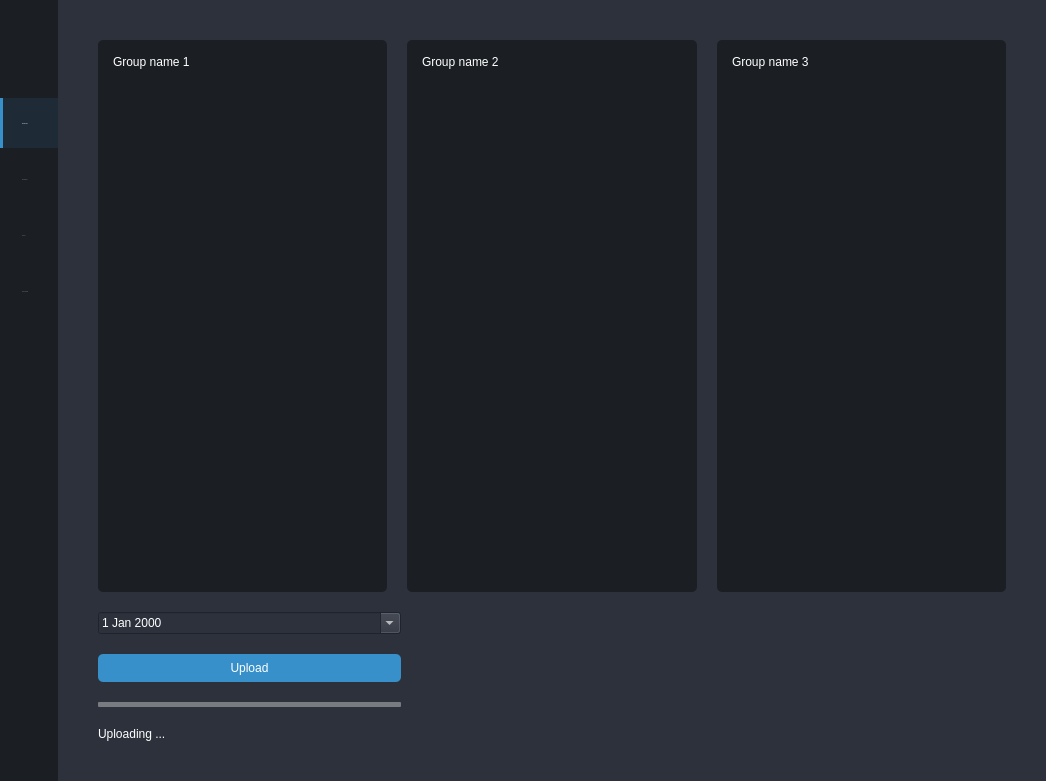
<?xml version="1.0" encoding="UTF-8"?>
<ui version="4.0">
 <class>MainWindow</class>
 <widget class="QMainWindow" name="MainWindow">
  <property name="geometry">
   <rect>
    <x>0</x>
    <y>0</y>
    <width>1046</width>
    <height>781</height>
   </rect>
  </property>
  <property name="windowTitle">
   <string>app</string>
  </property>
  <property name="windowIcon">
   <iconset>
    <normaloff>:/images/icon.png</normaloff>:/images/icon.png</iconset>
  </property>
  <widget class="QWidget" name="centralwidget">
   <layout class="QVBoxLayout" name="verticalLayout_2">
    <property name="spacing">
     <number>0</number>
    </property>
    <property name="leftMargin">
     <number>0</number>
    </property>
    <property name="topMargin">
     <number>0</number>
    </property>
    <property name="rightMargin">
     <number>0</number>
    </property>
    <property name="bottomMargin">
     <number>0</number>
    </property>
    <item>
     <widget class="QWidget" name="widget_main" native="true">
      <layout class="QHBoxLayout" name="horizontalLayout_2">
       <property name="spacing">
        <number>0</number>
       </property>
       <property name="leftMargin">
        <number>0</number>
       </property>
       <property name="topMargin">
        <number>0</number>
       </property>
       <property name="rightMargin">
        <number>0</number>
       </property>
       <property name="bottomMargin">
        <number>0</number>
       </property>
       <item>
        <widget class="QFrame" name="vertical_frame_panel">
         <property name="minimumSize">
          <size>
           <width>58</width>
           <height>0</height>
          </size>
         </property>
         <property name="maximumSize">
          <size>
           <width>50</width>
           <height>16777215</height>
          </size>
         </property>
         <property name="styleSheet">
          <string notr="true">QWidget{
background-color : #1b1e23 ;
}



QRadioButton{ 
background-color :  transparent;
border : none ;
Text-align:left;
padding-left : 15px;
color : #858585;
font: 14px &quot;Poppins&quot;;

 }

QRadioButton:hover{
 background-color: rgba(55,144,202 , 30);

}
QRadioButton:checked{
color : white ; 
 background-color: rgba(55,144,202 , 30);
border-bottom: 0px;
border-top: 0px;
border-right: 0px;
border-left: 3px  solid #3790ca; 
padding-left: 12px;
Text-align:left;

}

QRadioButton::indicator {
width:0px;
height : 0px;
border-radius:0px;
 }
</string>
         </property>
         <layout class="QVBoxLayout" name="verticalLayout_5">
          <property name="spacing">
           <number>6</number>
          </property>
          <property name="leftMargin">
           <number>0</number>
          </property>
          <property name="topMargin">
           <number>12</number>
          </property>
          <property name="rightMargin">
           <number>0</number>
          </property>
          <property name="bottomMargin">
           <number>17</number>
          </property>
          <item alignment="Qt::AlignHCenter">
           <widget class="QPushButton" name="logo_button">
            <property name="minimumSize">
             <size>
              <width>40</width>
              <height>40</height>
             </size>
            </property>
            <property name="maximumSize">
             <size>
              <width>40</width>
              <height>40</height>
             </size>
            </property>
            <property name="styleSheet">
             <string notr="true">QPushButton{ 
background-color : none;
border:none;
 }</string>
            </property>
            <property name="text">
             <string/>
            </property>
            <property name="icon">
             <iconset resource="icons/images.qrc">
              <normaloff>:/image/icons8-school-96 (1).png</normaloff>:/image/icons8-school-96 (1).png</iconset>
            </property>
            <property name="iconSize">
             <size>
              <width>40</width>
              <height>40</height>
             </size>
            </property>
           </widget>
          </item>
          <item>
           <spacer name="verticalSpacer_2">
            <property name="orientation">
             <enum>Qt::Vertical</enum>
            </property>
            <property name="sizeType">
             <enum>QSizePolicy::Fixed</enum>
            </property>
            <property name="sizeHint" stdset="0">
             <size>
              <width>20</width>
              <height>40</height>
             </size>
            </property>
           </spacer>
          </item>
          <item>
           <widget class="QRadioButton" name="upload_data_button">
            <property name="minimumSize">
             <size>
              <width>250</width>
              <height>50</height>
             </size>
            </property>
            <property name="maximumSize">
             <size>
              <width>250</width>
              <height>50</height>
             </size>
            </property>
            <property name="font">
             <font>
              <family>Poppins</family>
              <pointsize>-1</pointsize>
              <weight>50</weight>
              <italic>false</italic>
              <bold>false</bold>
             </font>
            </property>
            <property name="cursor">
             <cursorShape>PointingHandCursor</cursorShape>
            </property>
            <property name="layoutDirection">
             <enum>Qt::LeftToRight</enum>
            </property>
            <property name="styleSheet">
             <string notr="true"/>
            </property>
            <property name="text">
             <string>    Upload data</string>
            </property>
            <property name="icon">
             <iconset resource="icons/images.qrc">
              <normaloff>:/image/icons8-upload-to-the-cloud-24.png</normaloff>:/image/icons8-upload-to-the-cloud-24.png</iconset>
            </property>
            <property name="iconSize">
             <size>
              <width>20</width>
              <height>20</height>
             </size>
            </property>
            <property name="checked">
             <bool>true</bool>
            </property>
           </widget>
          </item>
          <item>
           <widget class="QRadioButton" name="run_reports_button">
            <property name="minimumSize">
             <size>
              <width>250</width>
              <height>50</height>
             </size>
            </property>
            <property name="maximumSize">
             <size>
              <width>250</width>
              <height>50</height>
             </size>
            </property>
            <property name="font">
             <font>
              <family>Poppins</family>
              <pointsize>-1</pointsize>
              <weight>50</weight>
              <italic>false</italic>
              <bold>false</bold>
             </font>
            </property>
            <property name="cursor">
             <cursorShape>PointingHandCursor</cursorShape>
            </property>
            <property name="layoutDirection">
             <enum>Qt::LeftToRight</enum>
            </property>
            <property name="styleSheet">
             <string notr="true"/>
            </property>
            <property name="text">
             <string>    Run reports</string>
            </property>
            <property name="icon">
             <iconset resource="icons/images.qrc">
              <normaloff>:/image/icons8-business-report-24 (1).png</normaloff>:/image/icons8-business-report-24 (1).png</iconset>
            </property>
            <property name="iconSize">
             <size>
              <width>20</width>
              <height>20</height>
             </size>
            </property>
            <property name="checked">
             <bool>false</bool>
            </property>
           </widget>
          </item>
          <item>
           <widget class="QRadioButton" name="api_use_button">
            <property name="minimumSize">
             <size>
              <width>250</width>
              <height>50</height>
             </size>
            </property>
            <property name="maximumSize">
             <size>
              <width>250</width>
              <height>50</height>
             </size>
            </property>
            <property name="font">
             <font>
              <family>Poppins</family>
              <pointsize>-1</pointsize>
              <weight>50</weight>
              <italic>false</italic>
              <bold>false</bold>
             </font>
            </property>
            <property name="cursor">
             <cursorShape>PointingHandCursor</cursorShape>
            </property>
            <property name="layoutDirection">
             <enum>Qt::LeftToRight</enum>
            </property>
            <property name="styleSheet">
             <string notr="true"/>
            </property>
            <property name="text">
             <string>    Api use</string>
            </property>
            <property name="icon">
             <iconset resource="icons/images.qrc">
              <normaloff>:/image/icons8-api-24 (1).png</normaloff>:/image/icons8-api-24 (1).png</iconset>
            </property>
            <property name="iconSize">
             <size>
              <width>20</width>
              <height>20</height>
             </size>
            </property>
            <property name="checked">
             <bool>false</bool>
            </property>
           </widget>
          </item>
          <item>
           <widget class="QRadioButton" name="user_settings_button">
            <property name="minimumSize">
             <size>
              <width>250</width>
              <height>50</height>
             </size>
            </property>
            <property name="maximumSize">
             <size>
              <width>250</width>
              <height>50</height>
             </size>
            </property>
            <property name="font">
             <font>
              <family>Poppins</family>
              <pointsize>-1</pointsize>
              <weight>50</weight>
              <italic>false</italic>
              <bold>false</bold>
             </font>
            </property>
            <property name="cursor">
             <cursorShape>PointingHandCursor</cursorShape>
            </property>
            <property name="layoutDirection">
             <enum>Qt::LeftToRight</enum>
            </property>
            <property name="styleSheet">
             <string notr="true"/>
            </property>
            <property name="text">
             <string>    User settings</string>
            </property>
            <property name="icon">
             <iconset resource="icons/images.qrc">
              <normaloff>:/image/icons8-settings-24.png</normaloff>:/image/icons8-settings-24.png</iconset>
            </property>
            <property name="iconSize">
             <size>
              <width>20</width>
              <height>20</height>
             </size>
            </property>
            <property name="checked">
             <bool>false</bool>
            </property>
           </widget>
          </item>
          <item>
           <spacer name="verticalSpacer_3">
            <property name="orientation">
             <enum>Qt::Vertical</enum>
            </property>
            <property name="sizeHint" stdset="0">
             <size>
              <width>20</width>
              <height>40</height>
             </size>
            </property>
           </spacer>
          </item>
         </layout>
        </widget>
       </item>
       <item>
        <widget class="QStackedWidget" name="stackedWidget">
         <property name="styleSheet">
          <string notr="true">


QWidget{

background-color : #2c313c;
font: 14px &quot;Poppins&quot;;
color : white ; 

}

QProgressBar {
    border: none;
    border-radius: 1px;
	background : rgba(120, 123, 128, 1)
}

QProgressBar::chunk {
    background-color: #3790ca;
}


QPushButton{ 
background-color: #3790ca ;
border-radius: 5px;
color : white ;
border: none;
font: 14px &quot;Poppins&quot;;
padding-top : 7px ;
padding-bottom : 7px ;
padding-right : 27px ;
padding-left : 27px ;
 }
QPushButton:hover{
border: 1px solid white;
padding : 4px ;
}</string>
         </property>
         <property name="currentIndex">
          <number>0</number>
         </property>
         <widget class="QWidget" name="upload_data_page">
          <layout class="QVBoxLayout" name="verticalLayout_3">
           <property name="leftMargin">
            <number>0</number>
           </property>
           <property name="topMargin">
            <number>0</number>
           </property>
           <property name="rightMargin">
            <number>0</number>
           </property>
           <property name="bottomMargin">
            <number>0</number>
           </property>
           <item>
            <layout class="QVBoxLayout" name="verticalLayout">
             <property name="spacing">
              <number>20</number>
             </property>
             <property name="leftMargin">
              <number>40</number>
             </property>
             <property name="topMargin">
              <number>40</number>
             </property>
             <property name="rightMargin">
              <number>40</number>
             </property>
             <property name="bottomMargin">
              <number>40</number>
             </property>
             <item>
              <layout class="QHBoxLayout" name="horizontalLayout" stretch="1,1,1">
               <item>
                <widget class="QWidget" name="verticalWidget" native="true">
                 <property name="styleSheet">
                  <string notr="true">QWidget{
background-color : #1b1e23 ;
border-radius: 5px;
}</string>
                 </property>
                 <layout class="QVBoxLayout" name="verticalLayout_4">
                  <property name="leftMargin">
                   <number>15</number>
                  </property>
                  <property name="topMargin">
                   <number>15</number>
                  </property>
                  <property name="rightMargin">
                   <number>15</number>
                  </property>
                  <property name="bottomMargin">
                   <number>15</number>
                  </property>
                  <item>
                   <widget class="QLabel" name="label_2">
                    <property name="styleSheet">
                     <string notr="true">color : white ;</string>
                    </property>
                    <property name="text">
                     <string>Group name 1</string>
                    </property>
                   </widget>
                  </item>
                  <item>
                   <spacer name="verticalSpacer_6">
                    <property name="orientation">
                     <enum>Qt::Vertical</enum>
                    </property>
                    <property name="sizeType">
                     <enum>QSizePolicy::Fixed</enum>
                    </property>
                    <property name="sizeHint" stdset="0">
                     <size>
                      <width>20</width>
                      <height>40</height>
                     </size>
                    </property>
                   </spacer>
                  </item>
                  <item>
                   <layout class="QVBoxLayout" name="verticalLayout_6">
                    <property name="spacing">
                     <number>15</number>
                    </property>
                   </layout>
                  </item>
                  <item>
                   <spacer name="verticalSpacer">
                    <property name="orientation">
                     <enum>Qt::Vertical</enum>
                    </property>
                    <property name="sizeHint" stdset="0">
                     <size>
                      <width>20</width>
                      <height>40</height>
                     </size>
                    </property>
                   </spacer>
                  </item>
                 </layout>
                </widget>
               </item>
               <item>
                <widget class="QWidget" name="verticalWidget_3" native="true">
                 <property name="styleSheet">
                  <string notr="true">QWidget{
background-color : #1b1e23 ;
border-radius: 5px;
}</string>
                 </property>
                 <layout class="QVBoxLayout" name="verticalLayout_9">
                  <property name="leftMargin">
                   <number>15</number>
                  </property>
                  <property name="topMargin">
                   <number>15</number>
                  </property>
                  <property name="rightMargin">
                   <number>15</number>
                  </property>
                  <property name="bottomMargin">
                   <number>15</number>
                  </property>
                  <item>
                   <widget class="QLabel" name="label_4">
                    <property name="styleSheet">
                     <string notr="true">color : white ;</string>
                    </property>
                    <property name="text">
                     <string>Group name 2</string>
                    </property>
                   </widget>
                  </item>
                  <item>
                   <spacer name="verticalSpacer_7">
                    <property name="orientation">
                     <enum>Qt::Vertical</enum>
                    </property>
                    <property name="sizeType">
                     <enum>QSizePolicy::Fixed</enum>
                    </property>
                    <property name="sizeHint" stdset="0">
                     <size>
                      <width>20</width>
                      <height>40</height>
                     </size>
                    </property>
                   </spacer>
                  </item>
                  <item>
                   <layout class="QVBoxLayout" name="verticalLayout_10">
                    <property name="spacing">
                     <number>15</number>
                    </property>
                   </layout>
                  </item>
                  <item>
                   <spacer name="verticalSpacer_4">
                    <property name="orientation">
                     <enum>Qt::Vertical</enum>
                    </property>
                    <property name="sizeHint" stdset="0">
                     <size>
                      <width>20</width>
                      <height>40</height>
                     </size>
                    </property>
                   </spacer>
                  </item>
                 </layout>
                </widget>
               </item>
               <item>
                <widget class="QWidget" name="verticalWidget_2" native="true">
                 <property name="styleSheet">
                  <string notr="true">QWidget{
background-color : #1b1e23 ;
border-radius: 5px;
}</string>
                 </property>
                 <layout class="QVBoxLayout" name="verticalLayout_7">
                  <property name="leftMargin">
                   <number>15</number>
                  </property>
                  <property name="topMargin">
                   <number>15</number>
                  </property>
                  <property name="rightMargin">
                   <number>15</number>
                  </property>
                  <property name="bottomMargin">
                   <number>15</number>
                  </property>
                  <item>
                   <widget class="QLabel" name="label_3">
                    <property name="styleSheet">
                     <string notr="true">color : white ;</string>
                    </property>
                    <property name="text">
                     <string>Group name 3</string>
                    </property>
                   </widget>
                  </item>
                  <item>
                   <spacer name="verticalSpacer_8">
                    <property name="orientation">
                     <enum>Qt::Vertical</enum>
                    </property>
                    <property name="sizeType">
                     <enum>QSizePolicy::Fixed</enum>
                    </property>
                    <property name="sizeHint" stdset="0">
                     <size>
                      <width>20</width>
                      <height>40</height>
                     </size>
                    </property>
                   </spacer>
                  </item>
                  <item>
                   <layout class="QVBoxLayout" name="verticalLayout_8">
                    <property name="spacing">
                     <number>15</number>
                    </property>
                   </layout>
                  </item>
                  <item>
                   <spacer name="verticalSpacer_5">
                    <property name="orientation">
                     <enum>Qt::Vertical</enum>
                    </property>
                    <property name="sizeHint" stdset="0">
                     <size>
                      <width>20</width>
                      <height>40</height>
                     </size>
                    </property>
                   </spacer>
                  </item>
                 </layout>
                </widget>
               </item>
              </layout>
             </item>
             <item>
              <layout class="QHBoxLayout" name="horizontalLayout_3" stretch="1,1,1">
               <item>
                <widget class="QDateEdit" name="dateEdit">
                 <property name="calendarPopup">
                  <bool>true</bool>
                 </property>
                </widget>
               </item>
               <item>
                <layout class="QVBoxLayout" name="verticalLayout_13"/>
               </item>
               <item>
                <layout class="QVBoxLayout" name="verticalLayout_12"/>
               </item>
              </layout>
             </item>
             <item>
              <layout class="QHBoxLayout" name="horizontalLayout_4" stretch="1,1,1">
               <item>
                <layout class="QVBoxLayout" name="verticalLayout_11">
                 <item>
                  <widget class="QPushButton" name="upload_pushButton">
                   <property name="text">
                    <string>Upload</string>
                   </property>
                  </widget>
                 </item>
                 <item>
                  <widget class="QProgressBar" name="progressBar_2">
                   <property name="minimumSize">
                    <size>
                     <width>0</width>
                     <height>5</height>
                    </size>
                   </property>
                   <property name="maximumSize">
                    <size>
                     <width>16777215</width>
                     <height>5</height>
                    </size>
                   </property>
                   <property name="styleSheet">
                    <string notr="true"/>
                   </property>
                   <property name="value">
                    <number>0</number>
                   </property>
                   <property name="textVisible">
                    <bool>false</bool>
                   </property>
                   <property name="invertedAppearance">
                    <bool>false</bool>
                   </property>
                  </widget>
                 </item>
                 <item>
                  <widget class="QLabel" name="status_label">
                   <property name="text">
                    <string>Uploading ...</string>
                   </property>
                  </widget>
                 </item>
                </layout>
               </item>
               <item>
                <spacer name="horizontalSpacer">
                 <property name="orientation">
                  <enum>Qt::Horizontal</enum>
                 </property>
                 <property name="sizeHint" stdset="0">
                  <size>
                   <width>40</width>
                   <height>20</height>
                  </size>
                 </property>
                </spacer>
               </item>
               <item>
                <spacer name="horizontalSpacer_2">
                 <property name="orientation">
                  <enum>Qt::Horizontal</enum>
                 </property>
                 <property name="sizeHint" stdset="0">
                  <size>
                   <width>40</width>
                   <height>20</height>
                  </size>
                 </property>
                </spacer>
               </item>
              </layout>
             </item>
            </layout>
           </item>
          </layout>
         </widget>
         <widget class="QWidget" name="run_reports_page">
          <layout class="QVBoxLayout" name="verticalLayout_22">
           <item>
            <layout class="QVBoxLayout" name="verticalLayout_14">
             <property name="spacing">
              <number>20</number>
             </property>
             <property name="leftMargin">
              <number>40</number>
             </property>
             <property name="topMargin">
              <number>40</number>
             </property>
             <property name="rightMargin">
              <number>40</number>
             </property>
             <property name="bottomMargin">
              <number>40</number>
             </property>
             <item>
              <layout class="QHBoxLayout" name="horizontalLayout_5" stretch="1,1">
               <item>
                <widget class="QWidget" name="verticalWidget_4" native="true">
                 <property name="styleSheet">
                  <string notr="true">QWidget{
background-color : #1b1e23 ;
border-radius: 5px;
}</string>
                 </property>
                 <layout class="QVBoxLayout" name="verticalLayout_15">
                  <property name="leftMargin">
                   <number>15</number>
                  </property>
                  <property name="topMargin">
                   <number>15</number>
                  </property>
                  <property name="rightMargin">
                   <number>15</number>
                  </property>
                  <property name="bottomMargin">
                   <number>15</number>
                  </property>
                  <item>
                   <widget class="QLabel" name="label_5">
                    <property name="styleSheet">
                     <string notr="true">color : white ;</string>
                    </property>
                    <property name="text">
                     <string>Group name 1</string>
                    </property>
                   </widget>
                  </item>
                  <item>
                   <spacer name="verticalSpacer_9">
                    <property name="orientation">
                     <enum>Qt::Vertical</enum>
                    </property>
                    <property name="sizeType">
                     <enum>QSizePolicy::Fixed</enum>
                    </property>
                    <property name="sizeHint" stdset="0">
                     <size>
                      <width>20</width>
                      <height>40</height>
                     </size>
                    </property>
                   </spacer>
                  </item>
                  <item>
                   <layout class="QVBoxLayout" name="verticalLayout_16">
                    <property name="spacing">
                     <number>15</number>
                    </property>
                   </layout>
                  </item>
                  <item>
                   <spacer name="verticalSpacer_10">
                    <property name="orientation">
                     <enum>Qt::Vertical</enum>
                    </property>
                    <property name="sizeHint" stdset="0">
                     <size>
                      <width>20</width>
                      <height>40</height>
                     </size>
                    </property>
                   </spacer>
                  </item>
                 </layout>
                </widget>
               </item>
               <item>
                <widget class="QWidget" name="verticalWidget_5" native="true">
                 <property name="styleSheet">
                  <string notr="true">QWidget{
background-color : #1b1e23 ;
border-radius: 5px;
}</string>
                 </property>
                 <layout class="QVBoxLayout" name="verticalLayout_17">
                  <property name="leftMargin">
                   <number>15</number>
                  </property>
                  <property name="topMargin">
                   <number>15</number>
                  </property>
                  <property name="rightMargin">
                   <number>15</number>
                  </property>
                  <property name="bottomMargin">
                   <number>15</number>
                  </property>
                  <item>
                   <widget class="QLabel" name="label_6">
                    <property name="styleSheet">
                     <string notr="true">color : white ;</string>
                    </property>
                    <property name="text">
                     <string>Group name 2</string>
                    </property>
                   </widget>
                  </item>
                  <item>
                   <spacer name="verticalSpacer_11">
                    <property name="orientation">
                     <enum>Qt::Vertical</enum>
                    </property>
                    <property name="sizeType">
                     <enum>QSizePolicy::Fixed</enum>
                    </property>
                    <property name="sizeHint" stdset="0">
                     <size>
                      <width>20</width>
                      <height>40</height>
                     </size>
                    </property>
                   </spacer>
                  </item>
                  <item>
                   <layout class="QVBoxLayout" name="verticalLayout_18">
                    <property name="spacing">
                     <number>15</number>
                    </property>
                   </layout>
                  </item>
                  <item>
                   <spacer name="verticalSpacer_12">
                    <property name="orientation">
                     <enum>Qt::Vertical</enum>
                    </property>
                    <property name="sizeHint" stdset="0">
                     <size>
                      <width>20</width>
                      <height>40</height>
                     </size>
                    </property>
                   </spacer>
                  </item>
                 </layout>
                </widget>
               </item>
              </layout>
             </item>
             <item>
              <layout class="QHBoxLayout" name="horizontalLayout_6" stretch="1,1">
               <item>
                <widget class="QDateEdit" name="dateEdit_2"/>
               </item>
               <item>
                <layout class="QVBoxLayout" name="verticalLayout_20"/>
               </item>
              </layout>
             </item>
             <item>
              <layout class="QHBoxLayout" name="horizontalLayout_7" stretch="1,1">
               <item>
                <layout class="QVBoxLayout" name="verticalLayout_21">
                 <item>
                  <widget class="QPushButton" name="generate_report_pushButton">
                   <property name="text">
                    <string>generate report</string>
                   </property>
                  </widget>
                 </item>
                 <item>
                  <widget class="QProgressBar" name="progressBar_3">
                   <property name="minimumSize">
                    <size>
                     <width>0</width>
                     <height>5</height>
                    </size>
                   </property>
                   <property name="maximumSize">
                    <size>
                     <width>16777215</width>
                     <height>5</height>
                    </size>
                   </property>
                   <property name="styleSheet">
                    <string notr="true"/>
                   </property>
                   <property name="value">
                    <number>0</number>
                   </property>
                   <property name="textVisible">
                    <bool>false</bool>
                   </property>
                   <property name="invertedAppearance">
                    <bool>false</bool>
                   </property>
                  </widget>
                 </item>
                 <item>
                  <widget class="QLabel" name="status_label_2">
                   <property name="text">
                    <string>Uploading ...</string>
                   </property>
                  </widget>
                 </item>
                </layout>
               </item>
               <item>
                <spacer name="horizontalSpacer_4">
                 <property name="orientation">
                  <enum>Qt::Horizontal</enum>
                 </property>
                 <property name="sizeHint" stdset="0">
                  <size>
                   <width>40</width>
                   <height>20</height>
                  </size>
                 </property>
                </spacer>
               </item>
              </layout>
             </item>
            </layout>
           </item>
          </layout>
         </widget>
         <widget class="QWidget" name="api_use_page"/>
         <widget class="QWidget" name="user_settings_page"/>
        </widget>
       </item>
      </layout>
     </widget>
    </item>
   </layout>
  </widget>
 </widget>
 <resources>
  <include location="icons/images.qrc"/>
 </resources>
 <connections/>
</ui>
